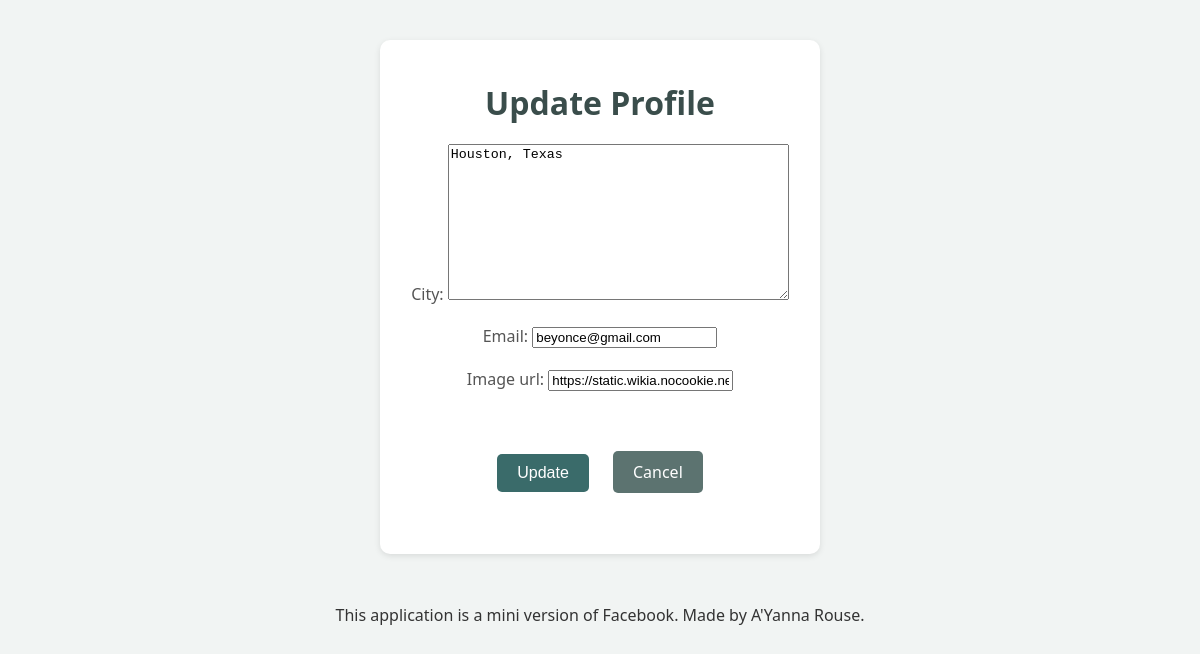
Page /mini_fb/Profile/1/update on the earlier database version.
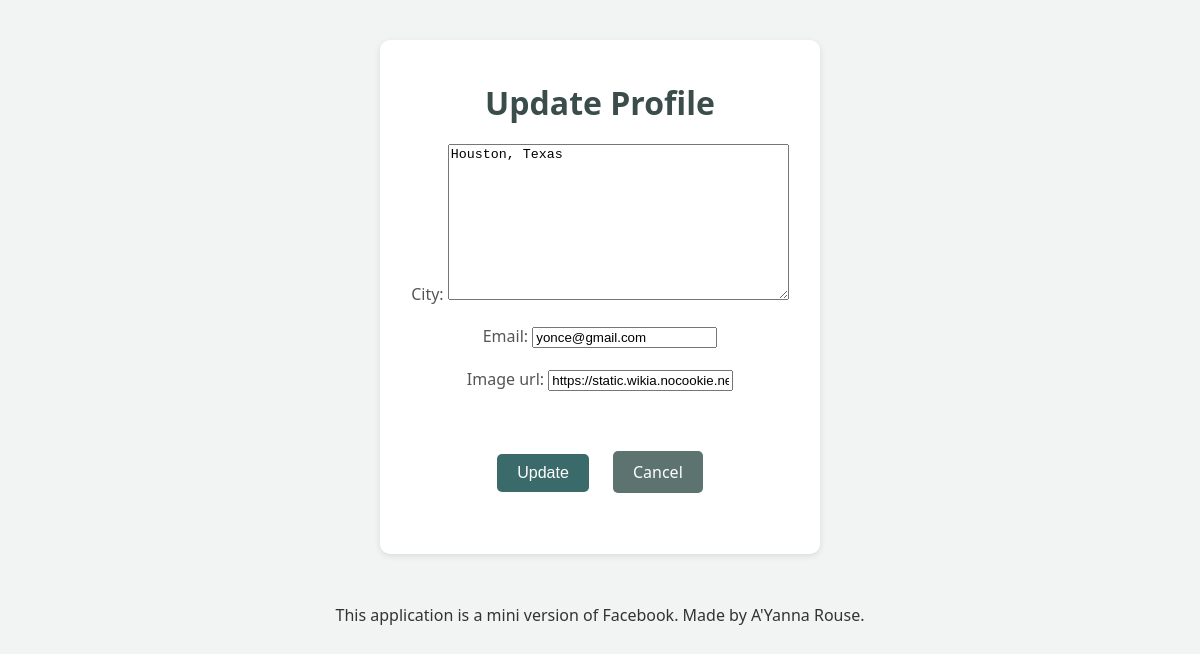
Same page on the later database version.
### mini_fb/models.py (models this page shows, shortened)
class Profile(models.Model):
    first_name = models.TextField(blank=True)
    last_name = models.TextField(blank=True)
    city = models.TextField(blank=True)
    email = models.EmailField()
    image_url = models.URLField(blank=True)

### mini_fb/views.py (the view)
# urls.py: path('Profile/<int:pk>/update', UpdateProfileView.as_view(), name='update_profile'),
class UpdateProfileView(UpdateView):
    model = Profile
    form_class = UpdateProfileForm
    template_name = "mini_fb/update_profile_form.html"

### mini_fb/forms.py
class UpdateProfileForm(forms.ModelForm):
    class Meta:
        model = Profile
        fields = ['city', 'email', 'image_url']

### mini_fb/templates/mini_fb/update_profile_form.html (shortened to what this page needs)
{% extends 'mini_fb/base.html' %}
{% block content %}
<div class="profile-container">
    <h1>Update Profile</h1>
    <form method="post">
        <table class="profile-form-table">
            {{ form.as_p }}
            <tr>
                <td colspan="2" class="form-buttons" style="text-align: center;">
                    <button type="submit" class="submit-btn">Update</button>
                    <a href="{% url 'show_profile' profile.pk %}" class="back-btn">Cancel</a>
                </td>
            </tr>
        </table>
    </form>
</div>
{% endblock %}

Differences in the rows shown:
changed Profile "Houston, Texas": email "beyonce@gmail.com" → "yonce@gmail.com"
